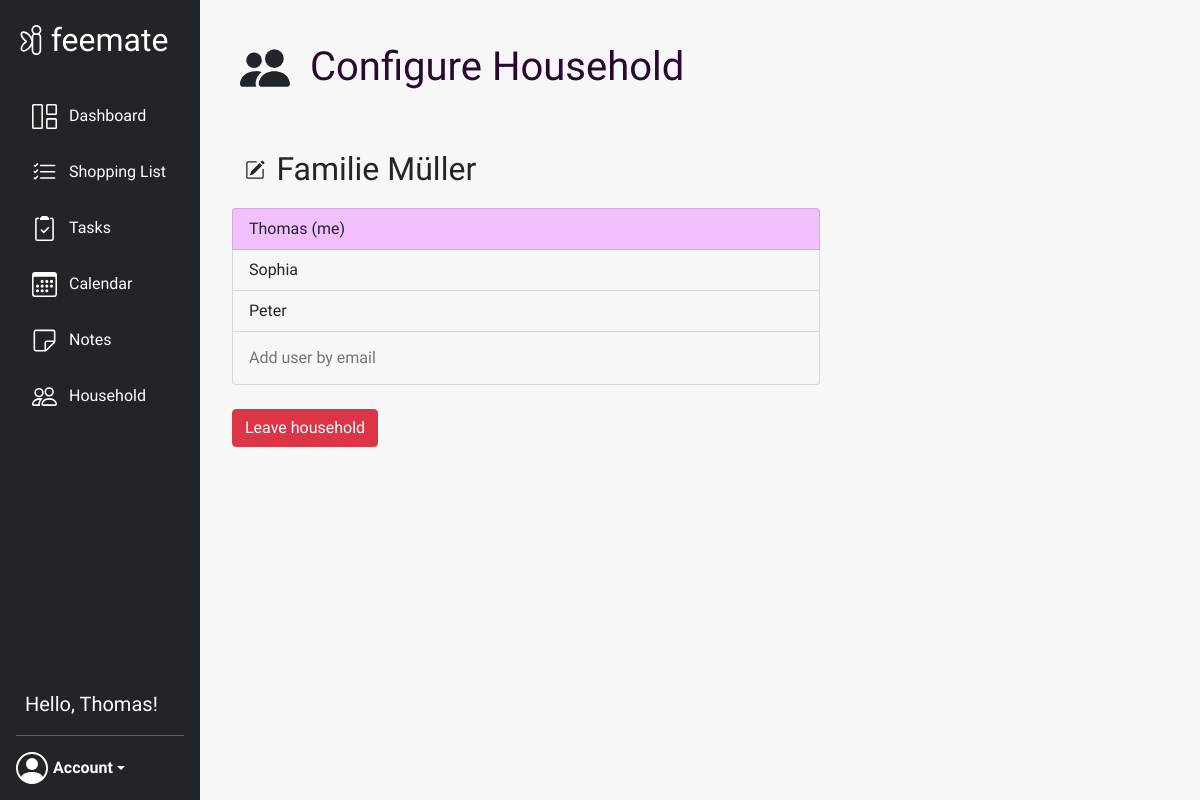
The app's page /household (signed in) with its own data.
### website/models.py (models this page shows, shortened)
class User(db.Model, UserMixin):
    id = db.Column(db.Integer, primary_key=True)
    email = db.Column(db.String(150), unique=True)
    password = db.Column(db.String(150))
    first_name = db.Column(db.String(150))
    events = db.relationship('Event')
    tasks = db.relationship('Task')
    group_id = db.Column(db.Integer, db.ForeignKey('group.id'))
    def get_current_group(self):
        group = Group.query.get(self.group_id)
        return group

class Group(db.Model):
    id = db.Column(db.Integer, primary_key=True)
    name = db.Column(db.String(100))
    users = db.relationship('User')
    notes = db.relationship('Note')
    items = db.relationship('Item')
    events = db.relationship('Event')
    tasks = db.relationship('Task')

### website/views/views.py (the view, shortened to what this page needs)
@views.route('/household', methods=['GET', 'POST'])
@login_required
def household():
    return render_template("household.html", current_user=current_user, group=current_user.get_current_group())

### website/__init__.py (called while the page is built)
def create_app(base_config=BaseConfig):
    app.config.from_object(base_config)
    db.init_app(app)
    from .models import User, Group
    if not path.exists('website/' + base_config.DB_NAME):
        db.create_all(app=app)
    login_manager = LoginManager()
    login_manager.login_view = 'auth.login'
    login_manager.init_app(app)
    @login_manager.user_loader
    def load_user(user_id):
        return User.query.get(int(user_id))
    return app

### website/views/templates/household.html (shortened to what this page needs)
{% extends "base.html" %}{% block title %}Household{% endblock %}
{% block content %}
<div class="d-flex flex-row">
        <div class="p-2 page-icon">
        </div>
        <div class="p-2">
            <h1 class="header-text">Configure Household</h1>
        </div>
</div>
<br />
{% if current_user.group_id != None %}
    <div class="d-flex flex-row flex-row-custom">
        <div class="p-0" style="display: flex; align-items: flex-end;">
            <button type="button" class="btn btn-custom" id="edit-button" name="edit-button" onclick="editGroupName()">
            </button>
        </div>
        <div class="p-2">
            <form method="POST">
                <input class="form-control-plaintext group-name-text-input"
                       id="group-name"
                       name="group-name"
                       disabled readonly
                       type="text"
                       onfocus=" let value = this.value; this.value = null; this.value=value"
                       pattern="[A-Za-z0-9ÄÖÜäöüß -]{2,30}"
                       value="{{group.name}}">
            </form>
        </div>
    </div>
    <ul class="list-group">
        {% for user in group.users %}
            <li class="list-group-item {{ 'current-user-highlighting' if current_user.first_name == user.first_name else '' }}">
                {{user.first_name}}
                {{' (me)'if current_user.first_name == user.first_name else ''}}
            </li>
        {% endfor %}
             <li class="list-group-item">
                 <form method="POST">
                     <input class="form-control-plaintext form-control-add-user"
                            id="add-user-email"
                            name="add-user-email"
                            type="text"
                            placeholder="Add user by email"
                            pattern="[a-z0-9._%+-]+@[a-z0-9.-]+\.[a-z]{2,4}$">
                 </form>
            </li>
    </ul>
    <br/>
    <button type="button" class="btn btn-danger" onclick="leaveGroup({{group.id}})">Leave household</button>
{% endif %}
{% endblock %}

### website/templates/base.html (shortened to what this page needs)
<!DOCTYPE html>
<html>
    <head>
        <link rel="stylesheet"
              href="https://stackpath.bootstrapcdn.com/bootstrap/4.4.1/css/bootstrap.min.css"
/>
        <link rel="stylesheet"
              href="https://stackpath.bootstrapcdn.com/font-awesome/4.7.0/css/font-awesome.min.css"
/>
        <link rel="stylesheet"
              href="https://cdn.jsdelivr.net/npm/bootstrap@5.1.3/dist/css/bootstrap.min.css"
>
        <link rel="stylesheet" href="/static/styles.css">
        <link rel="stylesheet" href="https://cdn.jsdelivr.net/npm/bootstrap-icons@1.8.1/font/bootstrap-icons.css">
        <link rel='stylesheet' href='https://cdn.jsdelivr.net/npm/fullcalendar@5.11.0/main.min.css'/>
    </head>
    <body class="body font">
        <nav class="d-flex flex-column flex-shrink-0 p-3 text-white bg-dark custom-navbar" id="sidebar">
            <a href="/" class="d-flex align-items-center mb-3 mb-md-0 me-md-auto text-white text-decoration-none">
                <img class="invert-svg"
                     src="/static/images/fairy_logo.svg"
                     alt="fairy"
                     width="30"
                     height="30"/>
                <span class="fs-2" style="margin-left: 0.15em;">feemate</span>
            </a>
            <br/>
            <ul class="nav nav-pills flex-column mb-auto">
                <li>
                    <a href="/dashboard" class="nav-link text-white {{ '' if current_user.is_authenticated else 'disabled' }}">
                        <text class="navbar-text">Dashboard</text>
                    </a>
                </li>
                <li>
                    <a href="/list" class="nav-link text-white {{ '' if current_user.is_authenticated else 'disabled' }}">
                        <text class="navbar-text">Shopping List</text>
                    </a>
                </li>
                <li>
                    <a href="/tasks" class="nav-link text-white {{ '' if current_user.is_authenticated else 'disabled' }}">
                        <text class="navbar-text">Tasks</text>
                    </a>
                </li>
                <li>
                    <a href="/calendar" class="nav-link text-white {{ '' if current_user.is_authenticated else 'disabled' }}">
                        <text class="navbar-text">Calendar</text>
                    </a>
                </li>
                <li>
                    <a href="/notes" class="nav-link text-white {{ '' if current_user.is_authenticated else 'disabled' }}">
                        <text class="navbar-text">Notes</text>
                    </a>
                </li>
                <li>
                    <a href="/household" class="nav-link text-white">
                        <text class="navbar-text">Household</text>
                    </a>
                </li>
            </ul>
            {% if current_user.is_authenticated %}
            <text class="current-user-name">Hello, {{current_user.first_name}}!</text>
            {% endif %}
            <hr>
            {% if current_user.is_authenticated %}
                <div class="dropdown">
                    <a href="#" class="d-flex align-items-center text-white text-decoration-none dropdown-toggle"
                       id="dropdownUser1"
                       data-bs-toggle="dropdown"
                       aria-haspopup="true"
                       aria-expanded="false">
                        <strong class="font" style="margin-left: 5px;">Account</strong>
                    </a>
                </div>
            {% else %}
                <div class="container">
                    <a href="/login" class="d-flex align-items-center text-white text-decoration-none login-button">Login</a>
                </div>
            {% endif %}
        </nav>
        <div class="container-fluid container-fluid-custom">
            {% block content %}
            {% endblock %}
        </div>
    </body>
</html>

### website/static/styles.css (style rules this page uses)
.custom-navbar { height: 100vh; width: 200px; top: 0; left: 0; position: fixed; display: flex; }
.invert-svg { -webkit-filter: invert(1); filter: invert(1); }
.flex-row-custom { align-items: center; }
.navbar-text { margin-left: 0.5em; }
.body { background-color: #f7f7f7; }
.font { font-family: 'Ubuntu', sans-serif; }
.container-fluid-custom { position: fixed; left: 200px; top: 0; margin-left: 20px; margin-top: 35px; max-width: 1300px; }
.page-icon { width: 50px; }
.list-group-item { background-color: #f7f7f7; width: 50%; }
.current-user-highlighting { background-color: #f2bfff; }
.header-text { margin-left: 20px; color: #280830; }
.bg-dark { background-color: #181b1f; }
.group-name-text-input { padding: 0.2em; font-size: 2em; border: 0; box-shadow: none; }
*, *::before, *::after { box-sizing: border-box; }
.form-control-add-user { border: 0; box-shadow: none; background-color: transparent; }
.btn-custom { width: 30px; }
.current-user-name { margin-left: 0.45em; font-size: 20px; }

### records on screen
User: first_name "Thomas", first_name "(me)"
Group: group-name "Familie Müller"
User: first_name "Sophia"
User: first_name "Peter"
